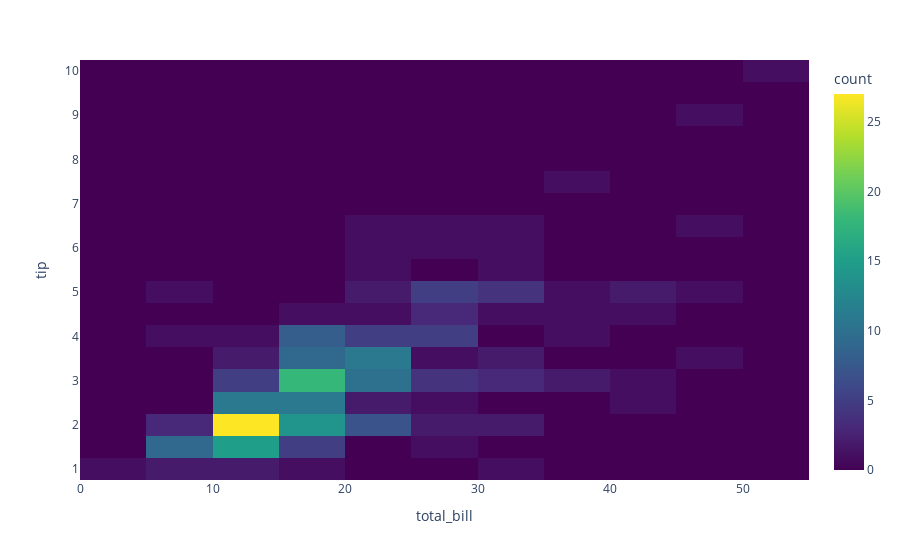

Write notebook code for a chart like this one.
### Markdown cell above
## color

### Code cell
fig = px.density_heatmap(
    data_frame=tips,
    x="total_bill",
    y="tip",
    nbinsx=20,
    nbinsy=20,
    color_continuous_scale="Viridis"
)
fig.show()

### Figure 1 — Plotly figure (JSON) as saved in the notebook; plotly's stock layout.template omitted (floating-point values rounded to 4 significant figures; data arrays with more than 128 entries replaced by an {"elided": "..."} marker saying what was removed)
{"data": [{"coloraxis": "coloraxis", "hovertemplate": "total_bill=%{x}<br>tip=%{y}<br>count=%{z}<extra></extra>", "name": "", "nbinsx": 20, "nbinsy": 20, "type": "histogram2d", "x": {"elided": "244 float values"}, "xaxis": "x", "xbingroup": "x", "y": {"elided": "244 float values"}, "yaxis": "y", "ybingroup": "y"}], "layout": {"coloraxis": {"colorbar": {"title": {"text": "count"}}, "colorscale": [[0, "#440154"], [0.1111, "#482878"], [0.2222, "#3e4989"], [0.3333, "#31688e"], [0.4444, "#26828e"], [0.5556, "#1f9e89"], [0.6667, "#35b779"], [0.7778, "#6ece58"], [0.8889, "#b5de2b"], [1, "#fde725"]]}, "legend": {"tracegroupgap": 0}, "margin": {"t": 60}, "xaxis": {"anchor": "y", "domain": [0, 1], "title": {"text": "total_bill"}}, "yaxis": {"anchor": "x", "domain": [0, 1], "title": {"text": "tip"}}}}
